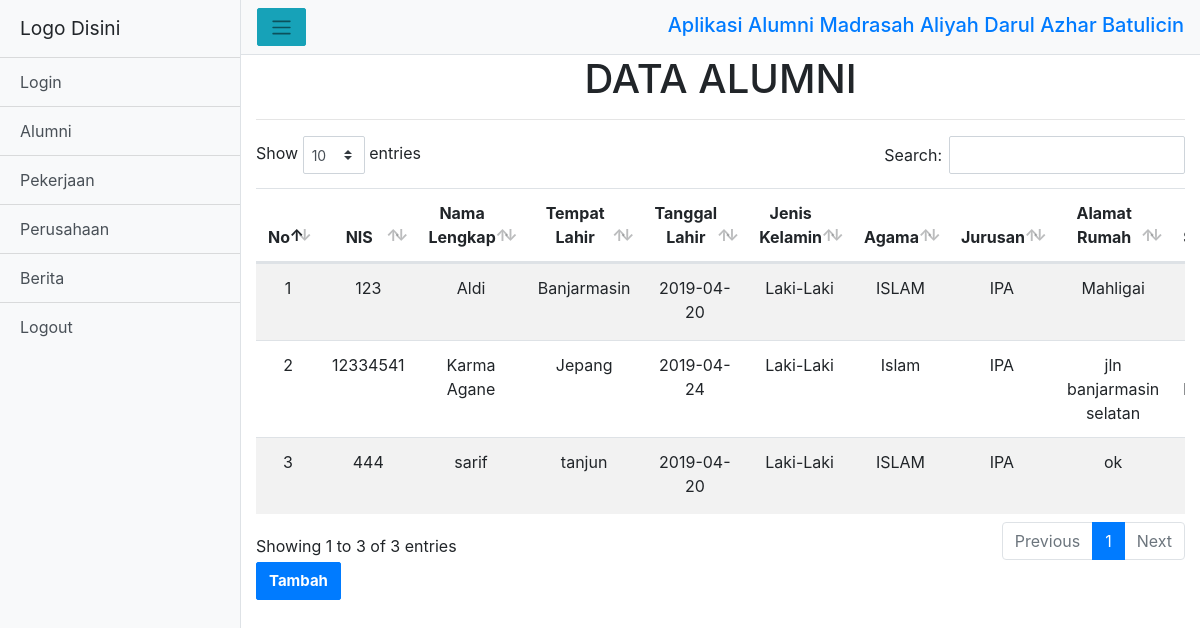
Screenshot of /index_.php?view=alumni with the database file from the repository.
### tables this page shows
CREATE TABLE `data_alumni` (
  `Nis` varchar(12) NOT NULL,
  `nama_lengkap` varchar(50) NOT NULL,
  `tempat_lahir` varchar(100) NOT NULL,
  `tgl_lahir` date NOT NULL,
  `jenis_kelamin` varchar(50) NOT NULL,
  `agama` varchar(25) NOT NULL,
  `jurusan` varchar(50) NOT NULL,
  `alamat_rumah` varchar(100) NOT NULL,
  `alamat_sekarang` varchar(100) NOT NULL,
  `no_hp_alumni` varchar(15) NOT NULL,
  `email` varchar(50) NOT NULL,
  `angkatan_alumni` int(10) NOT NULL,
  `lulusan_alumni` int(10) NOT NULL,
  `nama_ayah` varchar(50) NOT NULL,
  `nama_ibu` varchar(50) NOT NULL,
  `alamat_ortu` varchar(100) NOT NULL,
  `no_hp_ortu` int(15) NOT NULL,
  `foto` varchar(100) NOT NULL
);

### models/admin.php (called while the page is built, shortened)
<?php
class Admin
{
  private $mysqli;
  function __construct($mysqli)
  {
    $this->mysqli = $mysqli;
  }
  public function showAlumni(){
    $db = $this->mysqli->conn;
    $sql = "SELECT * FROM data_alumni";
    $query = $db->query($sql);
    return $query;
  }
}
?>

### views/alumni/data-alumni.php (the view, shortened to what this page needs)
<div class="header-hal">
    <center><h1>DATA ALUMNI</h1></center>
    <hr>
</div>
<div class="daftar-table table-responsive">
    <table class="table table-striped text-center" id="table">
      <thead>
      <tr>
        <th>No</th>
        <th>NIS</th>
        <th>Nama <br> Lengkap</th>
        <th>Tempat <br> Lahir</th>
        <th>Tanggal <br> Lahir</th>
        <th>Jenis <br> Kelamin</th>
        <th>Agama</th>
        <th>Jurusan</th>
        <th>Alamat <br> Rumah</th>
        <th>Alamat <br> Sekarang</th>
      </tr>
    </thead>
    <tbody>
    <?php
    $data = $objAdmin->showAlumni();
    $no = 1;
    while ($a = $data->fetch_object()) {
    ?>
    <tr>
      <td><?= $no; ?></td>
      <td><?= $a->Nis; ?></td>
      <td><?= $a->nama_lengkap; ?></td>
      <td><?= $a->tempat_lahir; ?></td>
      <td><?= $a->tgl_lahir; ?></td>
      <td><?= $a->jenis_kelamin; ?></td>
      <td><?= $a->agama; ?></td>
      <td><?= $a->jurusan; ?></td>
      <td><?= $a->alamat_rumah; ?></td>
      <td><?= $a->alamat_sekarang; ?></td>
    </tr>
      <?php
      $no++;
      }
      ?>
    </tbody>
    </table>
</div>
<a href="?view=tambah-data-alumni">
  <button type="button" class="btn btn-primary">Tambah</button>
</a>

### assets/css/simple-sidebar.css (style rules this page uses)
body { overflow-x: hidden; }
@media (min-width: 768px) { .form-control, .btn { min-height: 38px; border-radius: 2px; } }
@media (min-width: 768px) { .btn { font-size: 15px; font-weight: bold; } }

### rows the page displays
data_alumni: Nis "123", nama_lengkap "Aldi", tempat_lahir "Banjarmasin", tgl_lahir "2019-04-20", jenis_kelamin "Laki-Laki", agama "ISLAM", jurusan "IPA", alamat_rumah "Mahligai"
data_alumni: Nis "12334541", nama_lengkap "Karma Agane", tempat_lahir "Jepang", tgl_lahir "2019-04-24", jenis_kelamin "Laki-Laki", agama "Islam", jurusan "IPA", alamat_rumah "jln banjarmasin selatan"
data_alumni: Nis "444", nama_lengkap "sarif", tempat_lahir "tanjun", tgl_lahir "2019-04-20", jenis_kelamin "Laki-Laki", agama "ISLAM", jurusan "IPA", alamat_rumah "ok"
